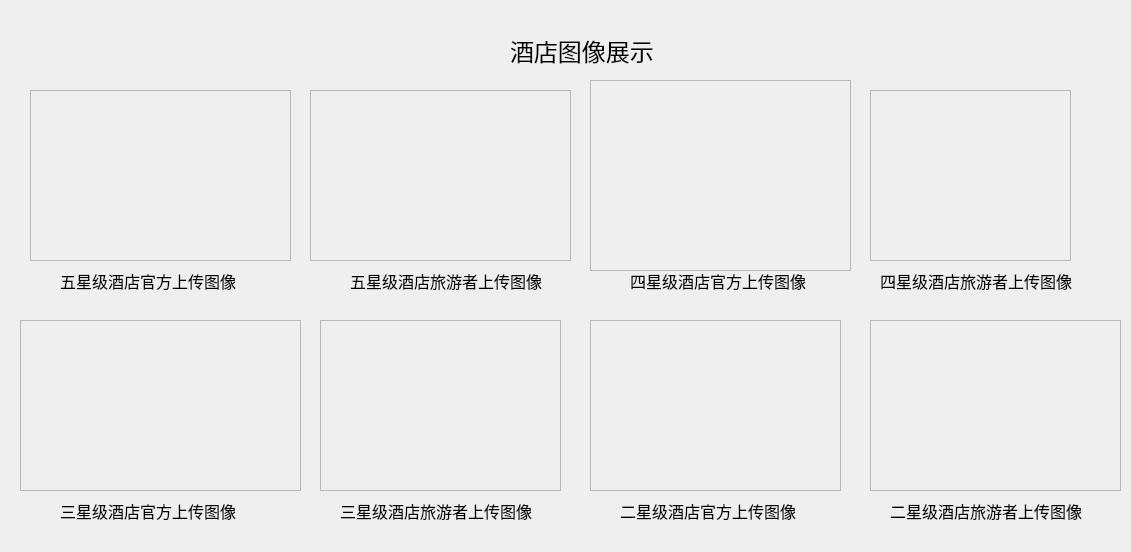
<?xml version="1.0" encoding="UTF-8"?>
<ui version="4.0">
 <class>Form</class>
 <widget class="QWidget" name="Form">
  <property name="geometry">
   <rect>
    <x>0</x>
    <y>0</y>
    <width>1131</width>
    <height>552</height>
   </rect>
  </property>
  <property name="windowTitle">
   <string>Form</string>
  </property>
  <widget class="QLabel" name="label">
   <property name="geometry">
    <rect>
     <x>510</x>
     <y>30</y>
     <width>231</width>
     <height>41</height>
    </rect>
   </property>
   <property name="font">
    <font>
     <family>Arial</family>
     <pointsize>18</pointsize>
    </font>
   </property>
   <property name="text">
    <string>酒店图像展示</string>
   </property>
  </widget>
  <widget class="QFrame" name="frame">
   <property name="geometry">
    <rect>
     <x>30</x>
     <y>90</y>
     <width>261</width>
     <height>171</height>
    </rect>
   </property>
   <property name="styleSheet">
    <string notr="true">image: url(:/hotel/five_official.jpg);</string>
   </property>
   <property name="frameShape">
    <enum>QFrame::StyledPanel</enum>
   </property>
   <property name="frameShadow">
    <enum>QFrame::Raised</enum>
   </property>
  </widget>
  <widget class="QLabel" name="label_2">
   <property name="geometry">
    <rect>
     <x>60</x>
     <y>270</y>
     <width>181</width>
     <height>21</height>
    </rect>
   </property>
   <property name="font">
    <font>
     <family>Arial</family>
     <pointsize>12</pointsize>
    </font>
   </property>
   <property name="text">
    <string>五星级酒店官方上传图像</string>
   </property>
  </widget>
  <widget class="QFrame" name="frame_2">
   <property name="geometry">
    <rect>
     <x>310</x>
     <y>90</y>
     <width>261</width>
     <height>171</height>
    </rect>
   </property>
   <property name="styleSheet">
    <string notr="true">image: url(:/hotel/five_traveler.jpg);</string>
   </property>
   <property name="frameShape">
    <enum>QFrame::StyledPanel</enum>
   </property>
   <property name="frameShadow">
    <enum>QFrame::Raised</enum>
   </property>
  </widget>
  <widget class="QLabel" name="label_3">
   <property name="geometry">
    <rect>
     <x>350</x>
     <y>270</y>
     <width>221</width>
     <height>21</height>
    </rect>
   </property>
   <property name="font">
    <font>
     <family>Arial</family>
     <pointsize>12</pointsize>
    </font>
   </property>
   <property name="text">
    <string>五星级酒店旅游者上传图像</string>
   </property>
  </widget>
  <widget class="QFrame" name="frame_3">
   <property name="geometry">
    <rect>
     <x>590</x>
     <y>80</y>
     <width>261</width>
     <height>191</height>
    </rect>
   </property>
   <property name="styleSheet">
    <string notr="true">image: url(:/hotel/four_official.jpg);</string>
   </property>
   <property name="frameShape">
    <enum>QFrame::StyledPanel</enum>
   </property>
   <property name="frameShadow">
    <enum>QFrame::Raised</enum>
   </property>
  </widget>
  <widget class="QLabel" name="label_4">
   <property name="geometry">
    <rect>
     <x>630</x>
     <y>270</y>
     <width>181</width>
     <height>21</height>
    </rect>
   </property>
   <property name="font">
    <font>
     <family>Arial</family>
     <pointsize>12</pointsize>
    </font>
   </property>
   <property name="text">
    <string>四星级酒店官方上传图像</string>
   </property>
  </widget>
  <widget class="QFrame" name="frame_4">
   <property name="geometry">
    <rect>
     <x>870</x>
     <y>90</y>
     <width>201</width>
     <height>171</height>
    </rect>
   </property>
   <property name="styleSheet">
    <string notr="true">image: url(:/hotel/four_traveler.jpg);</string>
   </property>
   <property name="frameShape">
    <enum>QFrame::StyledPanel</enum>
   </property>
   <property name="frameShadow">
    <enum>QFrame::Raised</enum>
   </property>
  </widget>
  <widget class="QLabel" name="label_5">
   <property name="geometry">
    <rect>
     <x>880</x>
     <y>270</y>
     <width>221</width>
     <height>21</height>
    </rect>
   </property>
   <property name="font">
    <font>
     <family>Arial</family>
     <pointsize>12</pointsize>
    </font>
   </property>
   <property name="text">
    <string>四星级酒店旅游者上传图像</string>
   </property>
  </widget>
  <widget class="QFrame" name="frame_5">
   <property name="geometry">
    <rect>
     <x>20</x>
     <y>320</y>
     <width>281</width>
     <height>171</height>
    </rect>
   </property>
   <property name="styleSheet">
    <string notr="true">image: url(:/hotel/three_official.jpg);</string>
   </property>
   <property name="frameShape">
    <enum>QFrame::StyledPanel</enum>
   </property>
   <property name="frameShadow">
    <enum>QFrame::Raised</enum>
   </property>
  </widget>
  <widget class="QLabel" name="label_6">
   <property name="geometry">
    <rect>
     <x>60</x>
     <y>500</y>
     <width>181</width>
     <height>21</height>
    </rect>
   </property>
   <property name="font">
    <font>
     <family>Arial</family>
     <pointsize>12</pointsize>
    </font>
   </property>
   <property name="text">
    <string>三星级酒店官方上传图像</string>
   </property>
  </widget>
  <widget class="QFrame" name="frame_6">
   <property name="geometry">
    <rect>
     <x>320</x>
     <y>320</y>
     <width>241</width>
     <height>171</height>
    </rect>
   </property>
   <property name="styleSheet">
    <string notr="true">image: url(:/hotel/three_traveler.jpg);</string>
   </property>
   <property name="frameShape">
    <enum>QFrame::StyledPanel</enum>
   </property>
   <property name="frameShadow">
    <enum>QFrame::Raised</enum>
   </property>
  </widget>
  <widget class="QLabel" name="label_7">
   <property name="geometry">
    <rect>
     <x>340</x>
     <y>500</y>
     <width>221</width>
     <height>21</height>
    </rect>
   </property>
   <property name="font">
    <font>
     <family>Arial</family>
     <pointsize>12</pointsize>
    </font>
   </property>
   <property name="text">
    <string>三星级酒店旅游者上传图像</string>
   </property>
  </widget>
  <widget class="QFrame" name="frame_7">
   <property name="geometry">
    <rect>
     <x>590</x>
     <y>320</y>
     <width>251</width>
     <height>171</height>
    </rect>
   </property>
   <property name="styleSheet">
    <string notr="true">image: url(:/hotel/two_official.jpg);</string>
   </property>
   <property name="frameShape">
    <enum>QFrame::StyledPanel</enum>
   </property>
   <property name="frameShadow">
    <enum>QFrame::Raised</enum>
   </property>
  </widget>
  <widget class="QLabel" name="label_8">
   <property name="geometry">
    <rect>
     <x>620</x>
     <y>500</y>
     <width>181</width>
     <height>21</height>
    </rect>
   </property>
   <property name="font">
    <font>
     <family>Arial</family>
     <pointsize>12</pointsize>
    </font>
   </property>
   <property name="text">
    <string>二星级酒店官方上传图像</string>
   </property>
  </widget>
  <widget class="QFrame" name="frame_8">
   <property name="geometry">
    <rect>
     <x>870</x>
     <y>320</y>
     <width>251</width>
     <height>171</height>
    </rect>
   </property>
   <property name="styleSheet">
    <string notr="true">image: url(:/hotel/two_traveler_1.jpg);</string>
   </property>
   <property name="frameShape">
    <enum>QFrame::StyledPanel</enum>
   </property>
   <property name="frameShadow">
    <enum>QFrame::Raised</enum>
   </property>
  </widget>
  <widget class="QLabel" name="label_9">
   <property name="geometry">
    <rect>
     <x>890</x>
     <y>500</y>
     <width>221</width>
     <height>21</height>
    </rect>
   </property>
   <property name="font">
    <font>
     <family>Arial</family>
     <pointsize>12</pointsize>
    </font>
   </property>
   <property name="text">
    <string>二星级酒店旅游者上传图像</string>
   </property>
  </widget>
 </widget>
 <resources>
  <include location="data_get.qrc"/>
 </resources>
 <connections/>
</ui>
